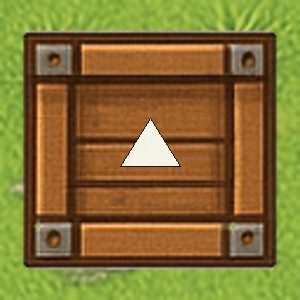
#> input picture arrow_images/vertical_neg/box_vertical_neg_300_0.png, 300 x 300 px, found by its file name
$ python extract_arrow.py
#> lines starting #> are read from the running program, lines starting #| are printed output that depends on the picture; after the words box and inside, x2 and y2 are one past the last pixel; in counts of white or black regions, pixels touching at a corner belong together
from PIL import Image, ImageOps
import numpy as np

img = Image.open("arrow_images\\vertical_neg\\box_vertical_neg_300_0.png").convert("RGBA")
#> img is the input picture: PIL image 300x300 RGBA; mean R, G, B, A 132.3, 113.1, 51.5, 255
data = np.array(img)

r, g, b, a = data.T
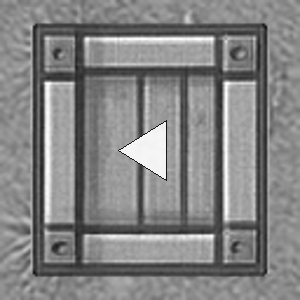
#> r: shape (300, 300); min 18, max 255, mean 132.3
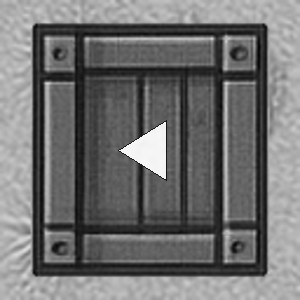
#> g: shape (300, 300); min 4, max 247, mean 113.1
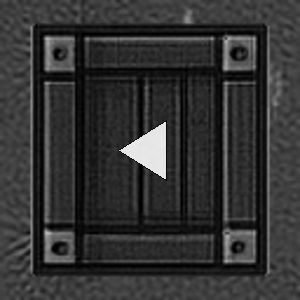
#> b: shape (300, 300); min 0, max 233, mean 51.5
#> a: shape (300, 300); every value is 255

white_mask = (r > 220) & (g > 220) & (b > 220)
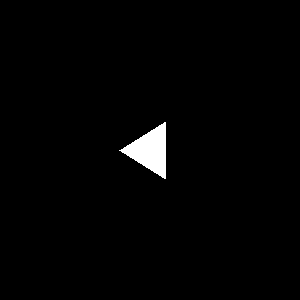
#> white_mask: shape (300, 300) bool; 1.5% white; 1 white region, box (x1, y1, x2, y2) and area: (119, 122, 166, 179) 1363

black_mask = (r < 30) & (g < 30) & (b < 30)
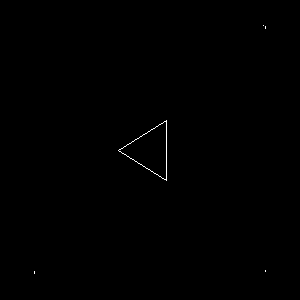
#> black_mask: shape (300, 300) bool; 0.18% white in thin lines or dots, all inside (x1, y1, x2, y2) = (34, 25, 266, 274)

arrow_mask = white_mask | black_mask
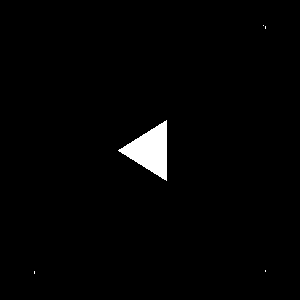
#> arrow_mask: shape (300, 300) bool; 1.7% white; 5 white regions (4 under 20 px), largest, box (x1, y1, x2, y2) and area: (118, 120, 167, 181) 1519

data[..., 3][~arrow_mask.T] = 0
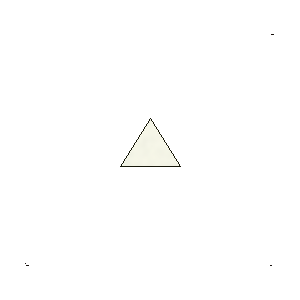
#> data: shape (300, 300, 4); mean R, G, B, A 132.3, 113.1, 51.5, 4.3; transparent parts drawn white

arrow_only = Image.fromarray(data)

arrow_only.save("arrow_transparent.png")

arrow_only.show()
